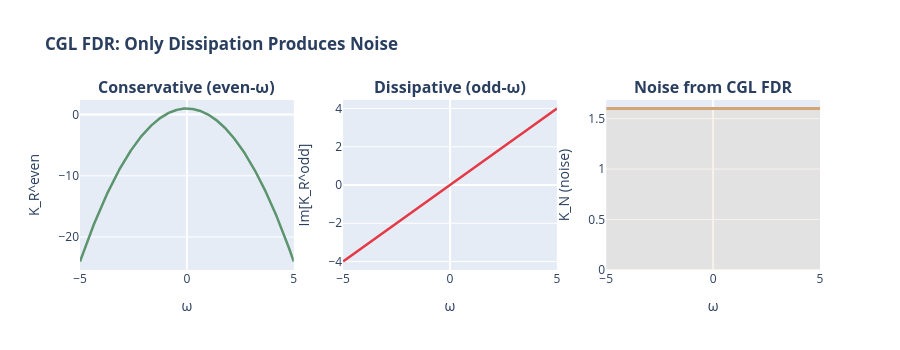

Write notebook code for a chart like this one.
### Markdown cell above
### How the CGL formula separates conservative from dissipative physics

The key insight: the retarded kernel $K_R(\omega, k)$ has two parts:
- **Even-in-ω** terms (like $-\omega^2 + c_s^2 k^2$): these describe wave propagation — **no noise**
- **Odd-in-ω** terms (like $i\gamma\omega$): these describe friction — **paired with noise**

The CGL formula extracts only the odd part. Conservative physics produces zero thermal fluctuations — exactly as it should.

### Code cell
# ── Figure 8: Even vs Odd kernel decomposition ──
# viz-ref: fig_even_vs_odd_kernel

from plotly.subplots import make_subplots

omega_range = np.linspace(-5, 5, 500)
gamma = 0.8
c_s, k_val, beta_val = 1.0, 1.0, 1.0

K_R_even = -(omega_range**2) + c_s**2 * k_val**2
K_R_odd_imag = gamma * omega_range
K_N = 2 * gamma / beta_val * np.ones_like(omega_range)

fig8 = make_subplots(
    rows=1,
    cols=3,
    subplot_titles=(
        "<b>Conservative (even-ω)</b>",
        "<b>Dissipative (odd-ω)</b>",
        "<b>Noise from CGL FDR</b>",
    ),
)

fig8.add_trace(
    go.Scatter(
        x=omega_range,
        y=K_R_even,
        mode="lines",
        line=dict(color=COLORS["dispersive"], width=2.5),
        showlegend=False,
    ),
    row=1,
    col=1,
)

fig8.add_trace(
    go.Scatter(
        x=omega_range,
        y=K_R_odd_imag,
        mode="lines",
        line=dict(color=COLORS["dissipative"], width=2.5),
        showlegend=False,
    ),
    row=1,
    col=2,
)

fig8.add_trace(
    go.Scatter(
        x=omega_range,
        y=K_N,
        mode="lines",
        line=dict(color=COLORS["noise"], width=3),
        fill="tozeroy",
        fillcolor="rgba(212,165,116,0.15)",
        showlegend=False,
    ),
    row=1,
    col=3,
)

for col in [1, 2, 3]:
    fig8.update_xaxes(title_text="ω", row=1, col=col)
fig8.update_yaxes(title_text="K_R^even", row=1, col=1)
fig8.update_yaxes(title_text="Im[K_R^odd]", row=1, col=2)
fig8.update_yaxes(title_text="K_N (noise)", row=1, col=3)

fig8.update_layout(
    title="<b>CGL FDR: Only Dissipation Produces Noise</b>", height=350, width=900
)
fig8.show()

### Figure 1 — Plotly figure (JSON) as saved in the notebook; plotly's stock layout.template omitted (floating-point values rounded to 4 significant figures; data arrays with more than 128 entries replaced by an {"elided": "..."} marker saying what was removed)
{"data": [{"line": {"color": "#5C946E", "width": 2.5}, "mode": "lines", "showlegend": false, "type": "scatter", "x": {"elided": "500 float values"}, "xaxis": "x", "y": {"elided": "500 float values"}, "yaxis": "y"}, {"line": {"color": "#E63946", "width": 2.5}, "mode": "lines", "showlegend": false, "type": "scatter", "x": {"elided": "500 float values"}, "xaxis": "x2", "y": {"elided": "500 float values"}, "yaxis": "y2"}, {"fill": "tozeroy", "fillcolor": "rgba(212,165,116,0.15)", "line": {"color": "#D4A574", "width": 3}, "mode": "lines", "showlegend": false, "type": "scatter", "x": {"elided": "500 float values"}, "xaxis": "x3", "y": {"elided": "500 float values"}, "yaxis": "y3"}], "layout": {"annotations": [{"font": {"size": 16}, "showarrow": false, "text": "<b>Conservative (even-ω)</b>", "x": 0.1444, "xanchor": "center", "xref": "paper", "y": 1, "yanchor": "bottom", "yref": "paper"}, {"font": {"size": 16}, "showarrow": false, "text": "<b>Dissipative (odd-ω)</b>", "x": 0.5, "xanchor": "center", "xref": "paper", "y": 1, "yanchor": "bottom", "yref": "paper"}, {"font": {"size": 16}, "showarrow": false, "text": "<b>Noise from CGL FDR</b>", "x": 0.8556, "xanchor": "center", "xref": "paper", "y": 1, "yanchor": "bottom", "yref": "paper"}], "height": 350, "title": {"text": "<b>CGL FDR: Only Dissipation Produces Noise</b>"}, "width": 900, "xaxis": {"anchor": "y", "domain": [0, 0.2889], "title": {"text": "ω"}}, "xaxis2": {"anchor": "y2", "domain": [0.3556, 0.6444], "title": {"text": "ω"}}, "xaxis3": {"anchor": "y3", "domain": [0.7111, 1], "title": {"text": "ω"}}, "yaxis": {"anchor": "x", "domain": [0, 1], "title": {"text": "K_R^even"}}, "yaxis2": {"anchor": "x2", "domain": [0, 1], "title": {"text": "Im[K_R^odd]"}}, "yaxis3": {"anchor": "x3", "domain": [0, 1], "title": {"text": "K_N (noise)"}}}}
